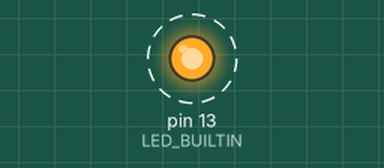
Recording of a sketch running on a simulated Arduino Uno, built with avr-gcc and run on an emulated ATmega328P. Shown: output pins drawn as LEDs (lit = HIGH). Dashed ring = blinking. Pins used as bus, display or sensor lines are not drawn; what the sketch prints to the serial monitor is not drawn.

Above: at 0.5 s.
Timing chart, 0 to 4.6 s (numbered marks = the images above):
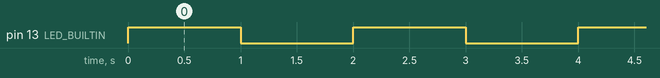

The sketch:

ad9850test1.ino
```cpp
/*
 * This sketch allows simple testing of the module and it's connections
 * Based on numerous online articles, no ownership is expressed.
 *
 * This code should work unmodified on any AVR-based Arduino
 */

#define W_CLK 8       /* Pin 8 - connect to AD9850 module word load clock pin (CLK) */
#define FQ_UD 9       /* Pin 9 - connect to freq update pin (FQ) */
#define DATA 10       /* Pin 10 - connect to serial data load pin (DATA) */
#define RESET 11      /* Pin 11 - connect to reset pin (RST). */
#define AD9850_FREQ  125000000 /* 125MHz */
#define TUNING_VAL   4294967295 /* AD9850 Tuning word - used to trim freq out */

#define pulseHigh(pin) {digitalWrite(pin, HIGH); digitalWrite(pin, LOW); }

/*
 * Standard Arduino Statup
 */
void setup() {
  Serial.begin(9600);
  // configure arduino data pins for output
  Serial.println("Hardware Setup");
  pinMode(FQ_UD, OUTPUT);
  pinMode(W_CLK, OUTPUT);
  pinMode(DATA, OUTPUT);
  pinMode(RESET, OUTPUT);
  pinMode(LED_BUILTIN, OUTPUT);

  // Reset the AD9850
  Serial.println("AD9850 Startup");
  pulseHigh(RESET);
  pulseHigh(W_CLK);
  pulseHigh(FQ_UD);  /*
                      * this pulse enables serial mode - Datasheet page 12 figure 10
                      */
}

void loop() {
  Serial.println("Send AD9850 Command");
  digitalWrite(LED_BUILTIN, HIGH);
  sendFrequency(137500);
  delay (1000);
  digitalWrite(LED_BUILTIN, LOW);
  sendFrequency(137500);  // freq
  delay(1000);
}

/*
 * Serial transfer to the AD9850
 */
void transfer_byte(byte data)
{
  for (int i=0; i<8; i++, data>>=1) {
    digitalWrite(DATA, data & 0x01);
    pulseHigh(W_CLK);   //after each bit sent, CLK is pulsed high
  }
}

 // frequency calc from datasheet page 8 = <sys clock> * <frequency tuning word>/2^32
void sendFrequency(double frequency) {
  int32_t freq = frequency * TUNING_VAL/AD9850_FREQ;
  for (int b=0; b<4; b++, freq>>=8) {
    transfer_byte(freq & 0xFF);
  }
  transfer_byte(0x000);   // Final control byte, all 0 for 9850 chip
  pulseHigh(FQ_UD);  // Done!  Should see output
}
```

Measured:
- by itself, pin 13 (LED_BUILTIN): alternates HIGH for 1.0 s and LOW for 1.0 s
